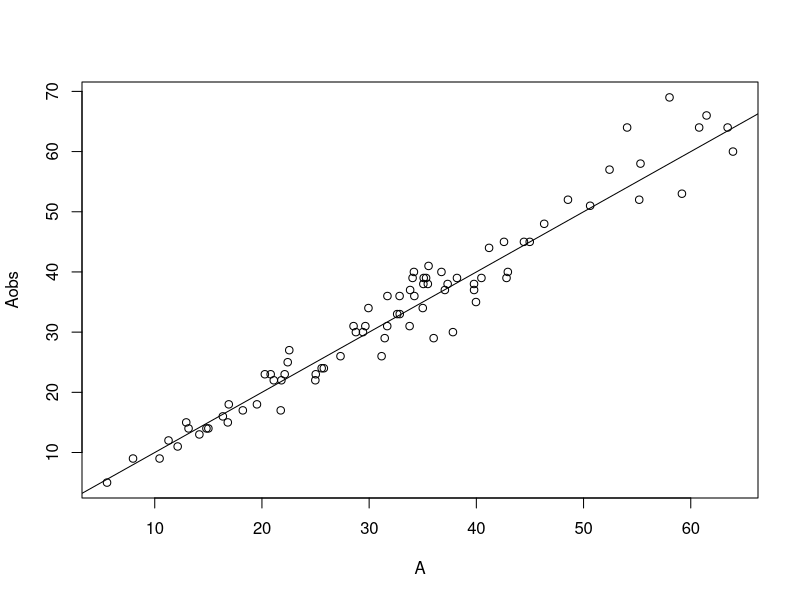

Recreate this plot in R. (Note: this script raises an error after producing the figure.)
# age estimation from family structure

# sim

N <- 20 # num families
M <- 3 # num children per woman
IBI <- c(1,4) # IBI range

# age at first birth for each mother
AFB <- 16 + rpois(N,3)

K <- matrix(NA,N,M)
for ( i in 1:N ) {
    # record mom's age when each child born
    K[i,1] <- AFB[i]
    for ( k in 2:M )
        K[i,k] <- K[i,k-1] + runif(1,IBI[1],IBI[2])
}#i

# now sample mom's age and determine kids' ages from that
A <- matrix(NA,N,M+1)
for ( i in 1:N ) {
    delta <- runif(1,5,40)
    A[i,1] <- K[i,M] + delta
    for ( k in 1:M ) A[i,k+1] <- A[i,1] - K[i,k]
}

# K holds mom's ages at each birth
# A holds true ages of moms [,1] and kids [,2:M] in birth order

# now observation error
# error proportional to age
Aobs <- round( A + rnorm(N*(M+1),0,A/10) )

plot(A,Aobs)
abline(a=0,b=1)

dat <- list( N=N , M=M , A=Aobs )

m <- cstan( file="17_measurement_error.stan" , data=dat , chains=1 )

Aobs[,1] - Aobs[,2]
precis(m,2)